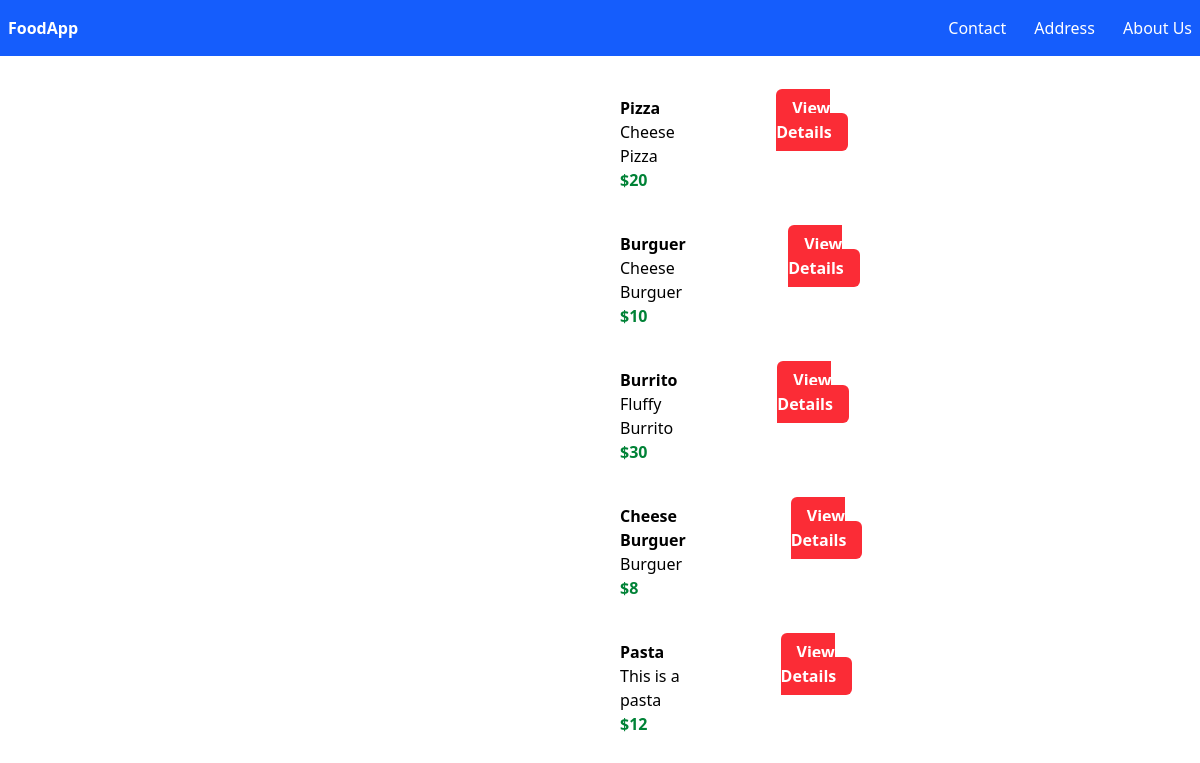
The page /myapp/ on the database as committed earlier.
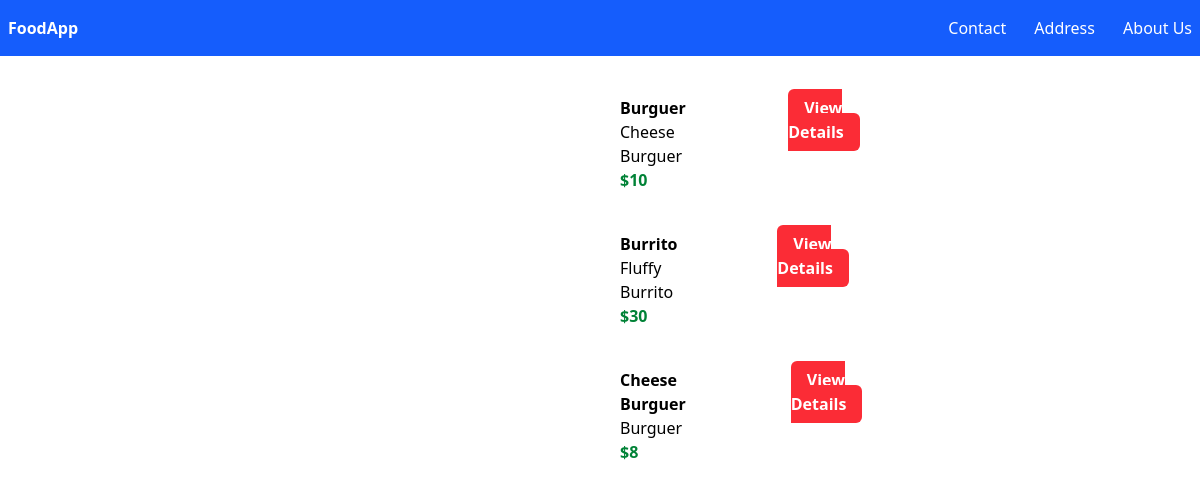
The same page on the database as committed later.
### myapp/models.py (models this page shows, shortened)
class Item(models.Model):
        item_name = models.CharField(max_length=200)
        item_desc = models.CharField()
        item_price = models.IntegerField()
        item_image = models.CharField(max_length=500, default='https://img.favpng.com/6/11/15/food-logo-cutlery-and-plate-icon-for-dining-kgzBem0K_t.jpg')

### myapp/views.py (the view)
# urls.py: path('', views.index, name='index'),
def index(request):
    item_list = Item.objects.all()
    context = {
        'item_list': item_list
    }
    return render(request, "myapp/index.html", context)

### myapp/templates/myapp/index.html (shortened to what this page needs)
{% extends 'myapp/base.html' %}
{% block body %}
    <div>
        {% for item in item_list %}
        <div class="m-10 flex w-1/2 mx-auto">
            <div>
            </div>
            <div class="mx-16">
                <div class="font-bold">{{ item.item_name }}</div>
                <div>{{ item.item_desc }}</div>
                <div class="text-green-700 font-bold">${{ item.item_price }}</div>
            </div>
            <div>
                <a class="bg-red-500 text-white font-bold px-4 py-2 rounded-md" href="{% url 'myapp:detail' item.id %}">View Details</a>
            </div>
        </div>
        {% endfor %}
    </div>
{% endblock %}

### myapp/templates/myapp/base.html (shortened to what this page needs)
<!DOCTYPE html>
<html lang="en">
<head>
    <script src="https://cdn.jsdelivr.net/npm/@tailwindcss/browser@4"></script>
</head>
<body>
    <nav class="bg-blue-600 text-white">
        <div class="flex justify-between px-2 py-4">
            <a href="" class="font-bold text-2x1">FoodApp</a>
            <div class="space-x-6">
                <a href="">Contact</a>
                <a href="">Address</a>
                <a href="">About Us</a>
            </div>
        </div>
    </nav>
    {% block body %}
    {% endblock %}
</body>
</html>

Rows that differ between the two databases and show on the page:
removed Item: item_name "Pizza", item_desc "Cheese Pizza", item_price "20"
removed Item: item_name "Pasta", item_desc "This is a pasta", item_price "12"
